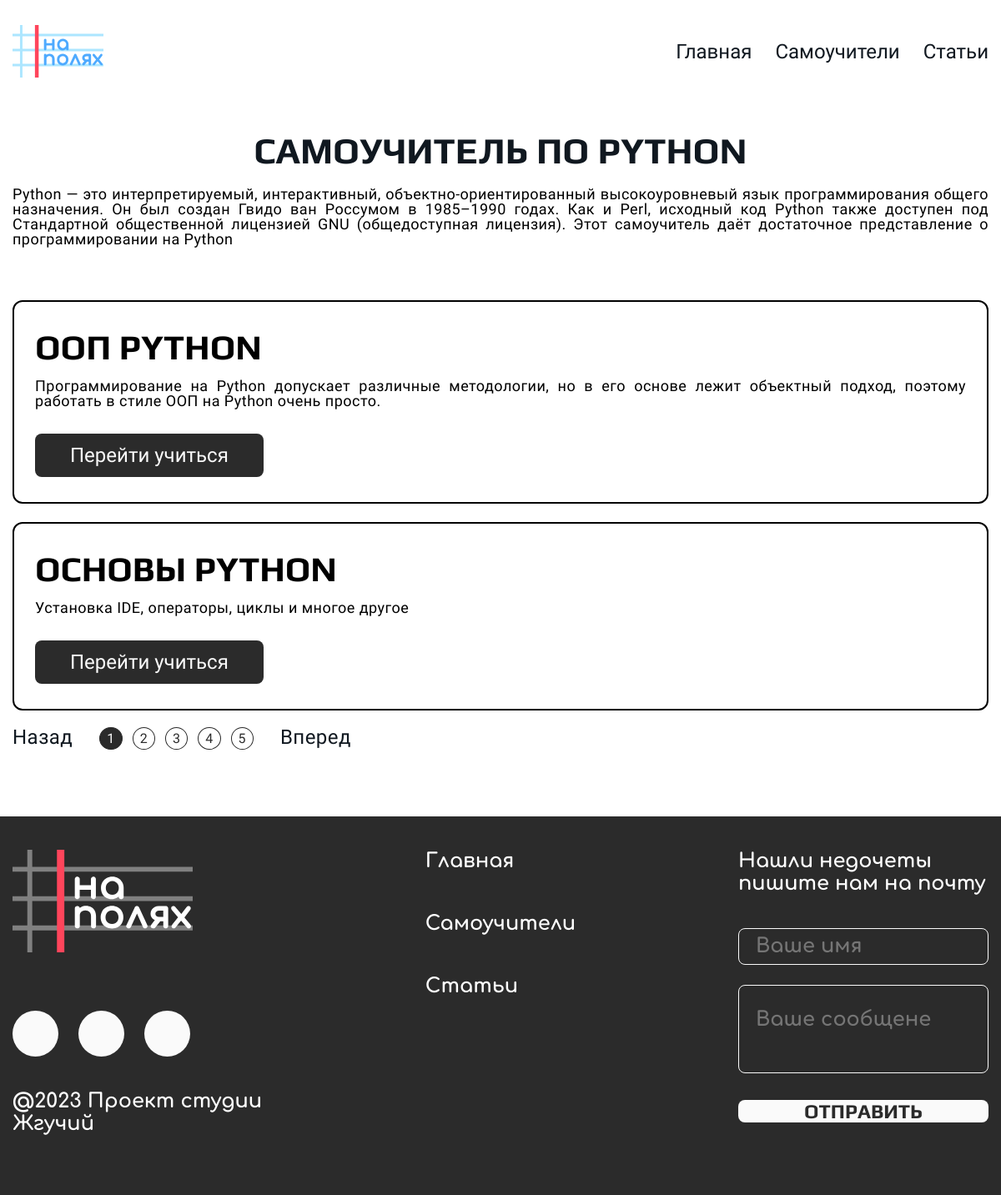
/tutorials/samouchitel-po-python/, run on the app's committed database.
### tutorials/models.py (models this page shows, shortened)
class Tutorial(models.Model):
    title = models.CharField('Заголовок', max_length=100)
    short_descr = models.TextField('Краткое описание', max_length=500)
    descr = models.TextField('Описание')
    photo = models.ImageField('Фото', upload_to='tutorial/')
    slug_tutorial = models.SlugField(unique=True, blank=True)
    class Meta:
        ordering = ["title"]
        verbose_name = "Раздел"
        verbose_name_plural = "Разделы"

class Tutorial_subsection(models.Model):
    title = models.CharField('Заголовок', max_length=100)
    short_descr = models.CharField('Краткое описание', max_length=500)
    descr = models.TextField('Описание')
    id_tutorial = models.ForeignKey(Tutorial, on_delete=models.CASCADE, related_name='subsections', verbose_name='Раздел')
    slug_sub_tutorial = models.SlugField(unique=True, blank=True)
    class Meta:
        ordering = ["title"]
        verbose_name = "Подраздел"
        verbose_name_plural = "Подразделы"

### tutorials/views.py (the view)
# urls.py: path('<slug:slug_tutorial>/', sub_tutorials, name='sub_tutorials'),
def sub_tutorials(request: HttpRequest, slug_tutorial: str):
    tutorial = get_object_or_404(Tutorial, slug_tutorial=slug_tutorial)
    subsections = tutorial.subsections.all()
    context = {
        "tutorial": tutorial,
        "subsections": subsections,
    }
    return render(request, "tutorials/sub-tutorials.html", context)

### tutorials/templates/tutorials/sub-tutorials.html (shortened to what this page needs)
{% extends "base.html" %}
{% load static %}
{% block styles %}
    <link rel="stylesheet" href="{% static 'tutorials\css\selflearn.css' %}">
    <link rel="stylesheet" href="{% static 'tutorials\css\selflearn-in.css' %}">
    <link rel="stylesheet" href="{% static 'css\blocks\pages-nav.css' %}">
{% endblock styles %}
{% block main %}
    <section class="selfEducation section-offset">
        <div class="container">
            <div class="selfEducation__wrapper">
                <h2 class="selfEducation__title">{{ tutorial.title }}</h2>
                <p class="selfEducation__descr section-descr lesson__offset">
                    {{ tutorial.descr}}
                </p>
            </div>
            {% if subsections %}
                <ul class="lesson__list">
                    {% for subsection in subsections %}
                        <li class="lesson__item">
                            <h3 class="lesson__title section-title">{{ subsection.title }}</h3>
                            <p class="lesson__descr section-descr">
                                {{ subsection.short_descr }}
                            </p>
                            <a href="{% url 'index:tutorials:articles-list' slug_tutorial=tutorial.slug_tutorial slug_sub_tutorial=subsection.slug_sub_tutorial %}">
                                <button class="lesson__btn btn btn__dark">Перейти учиться</button>
                            </a>
                        </li>
                    {% endfor %}
                </ul>
            {% else %}
                <h3>No tutorials yet</h3>
            {% endif %}
            <div class="pages-nav">
                <p class="pages-nav__arrow">Назад</p>
                <ul class="pages-nav__list">
                    <li class="pages-nav__item pages-nav__item--active">1</li>
                    <li class="pages-nav__item">2</li>
                    <li class="pages-nav__item">3</li>
                    <li class="pages-nav__item">4</li>
                    <li class="pages-nav__item">5</li>
                </ul>
                <p class="pages-nav__arrow">Вперед</p>
            </div>
        </div>
    </section>
{% endblock main %}

### static/css/main.css (style rules this page uses)
html { box-sizing: border-box; scroll-behavior: smooth; }
*, *::before, *::after { box-sizing: inherit; }
a { color: inherit; text-decoration: none; }
:root { --play-family: "Play", sans-serif; --roboto-family: "Roboto", sans-serif; --baloo-family: "Baloo Bhaijaan", sans-serif; --inter-family: "Inter", sans-serif; --comfortaa-family: "Comfortaa", sans-serif; --gap: 24px; }
.page { min-width: 320px; font-family:var(--roboto-family); font-weight: normal; font-size: 24px; line-height: 100%; color: #101820; }
.container { max-width: 1830px; width: 100%; padding: 0 15px; margin: 0 auto; }
.section-title { color: #000; font-family: Play; font-size: 32px; font-style: normal; font-weight: 700; line-height: normal; text-transform: uppercase; }
.section-descr { font-family: Roboto; font-size: 24px; font-style: normal; font-weight: 400; line-height: 100%; letter-spacing: 0.48px; text-align: justify; color: #000; }
.section-offset { margin-bottom: 80px; }
.btn__dark { padding: 12px 42px; border-radius: 8px; font-family: Roboto; font-size: 24px; background: #2B2B2B; color: #FAFAFA; }

### tutorials/static/tutorials/css/selflearn.css (style rules this page uses)
.selfEducation__wrapper { display: flex; flex-direction: column; align-items: center; }
.selfEducation__title { margin-bottom: 18px; font-family: Play; font-size: 44px; font-style: normal; font-weight: 700; line-height: normal; text-transform: uppercase; text-align: center; color: var(--black, #101820); }
.selfEducation__descr { max-width: 1320px; margin-bottom: 40px; }

### tutorials/static/tutorials/css/selflearn-in.css (style rules this page uses)
.lesson__offset { margin-bottom: 64px; }
.lesson__list { display: flex; flex-direction: column; gap: 32px; max-width: 1320px; margin: 0 auto; margin-bottom: 40px; }
.lesson__item { padding: 40px 35px; border-radius: 12px; border: 2px solid #000; }
.lesson__title { margin-bottom: 24px; }
.lesson__descr { max-width: 1133px; margin-bottom: 40px; }

### static/css/blocks/pages-nav.css (style rules this page uses)
.pages-nav { display: flex; gap: 32px; max-width: 1320px; margin: 0 auto; }
.pages-nav__arrow { font-family: Roboto; font-size: 24px; font-style: normal; font-weight: 400; line-height: 100%; letter-spacing: 0.48px; }
.pages-nav__list { display: flex; gap: 12px; }
.pages-nav__item { border: 1px solid #2B2B2B; border-radius: 50%; padding: 5px 8px 4px 8px; font-family: Roboto; font-size: 16px; font-style: normal; font-weight: 400; line-height: 100%; letter-spacing: 0.32px; color: #2B2B2B; }
.pages-nav__item--active { color: #FAFAFA; background-color: #2B2B2B; }

### static/css/media.css (style rules this page uses)
@media (max-width : 1440px) { .section-title { font-size: 42px; } }
@media (max-width : 1440px) { .section-descr, .section-descr-2 { font-size: 18px; } }
@media (max-width : 1200px) { .lesson__list { gap: 22px; margin-bottom: 20px; } }
@media (max-width : 1200px) { .lesson__item { padding: 30px 25px; } }
@media (max-width : 1200px) { .lesson__title { margin-bottom: 14px; } }
@media (max-width : 1200px) { .lesson__descr { margin-bottom: 30px; } }

### data on the page
Tutorial: title "САМОУЧИТЕЛЬ ПО PYTHON", descr "Python — это интерпретируемый, интерактивный, объектно-ориентированный высокоуровневый язык программирования общего назначения. Он был создан Гвидо ван Россумом в 1985–1990 годах. Как и Perl, исходный код Python также доступен под Стандартной общественной лицензией GNU (общедоступная лицензия). Этот самоучитель даёт достаточное представление о программировании на Python"
Tutorial_subsection: title "ООП PYTHON", short_descr "Программирование на Python допускает различные методологии, но в его основе лежит объектный подход, поэтому работать в стиле ООП на Python очень просто."
Tutorial_subsection: title "ОСНОВЫ PYTHON", short_descr "Установка IDE, операторы, циклы и многое другое"
